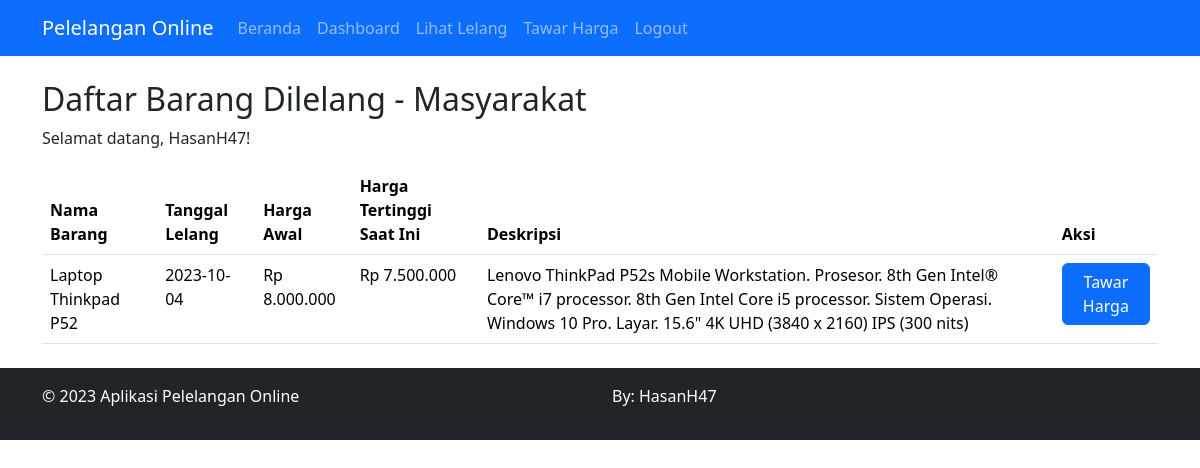
Page /pages/masyarakat/view_auctions.php (signed in) on the committed database.
### tables this page shows
CREATE TABLE `tb_barang` (
  `id_barang` int NOT NULL,
  `gambar` varchar(255) NOT NULL,
  `nama_barang` varchar(25) NOT NULL,
  `tgl` date NOT NULL,
  `harga_awal` int NOT NULL,
  `deskripsi_barang` text NOT NULL
);

### pages/masyarakat/view_auctions.php (the view, shortened to what this page needs)
<?php
require_once '../../config/database.php';
    $sql = "SELECT b.id_barang, b.nama_barang, b.tgl, b.harga_awal, b.deskripsi_barang,
        IFNULL(MAX(h.penawaran_harga), b.harga_awal) AS harga_tertinggi
        FROM tb_barang b
        LEFT JOIN history_lelang h ON b.id_barang = h.id_barang
        LEFT JOIN tb_lelang l ON b.id_barang = l.id_barang AND l.status = 'dibuka'
        GROUP BY b.id_barang, b.nama_barang, b.tgl, b.harga_awal, b.deskripsi_barang
        ORDER BY b.tgl ASC";
$result = $mysqli->query($sql);
$barangs = array();
if ($result->num_rows > 0) {
    while ($row = $result->fetch_assoc()) {
        $barangs[] = $row;
    }
}
?>
<!DOCTYPE html>
<html lang="en">
<head>
    <link rel="stylesheet" href="../../assets/css/bootstrap.min.css">
    <link rel="stylesheet" href="../../assets/css/style.css">
</head>
<body>
    <?php include '../../includes/navbar.php'; ?>
    <div class="container mt-4">
        <h2>Daftar Barang Dilelang - Masyarakat</h2>
        <p>Selamat datang, <?php echo $_SESSION['username']; ?>!</p>
        <table class="table">
            <thead>
                <tr>
                    <th>Nama Barang</th>
                    <th>Tanggal Lelang</th>
                    <th>Harga Awal</th>
                    <th>Harga Tertinggi Saat Ini</th>
                    <th>Deskripsi</th>
                    <th>Aksi</th>
                </tr>
            </thead>
            <tbody>
                <?php foreach ($barangs as $barang) : ?>
                    <tr>
                        <td><?php echo $barang['nama_barang']; ?></td>
                        <td><?php echo $barang['tgl']; ?></td>
                        <td>Rp <?php echo number_format($barang['harga_awal'], 0, ",", "."); ?></td>
                        <td>Rp <?php echo number_format($barang['harga_tertinggi'], 0, ",", "."); ?></td>
                        <td><?php echo $barang['deskripsi_barang']; ?></td>
                        <td><a href="place_bid.php?id=<?php echo $barang['id_barang']; ?>" class="btn btn-primary">Tawar Harga</a></td>
                    </tr>
                <?php endforeach; ?>
            </tbody>
        </table>
    </div>
    <?php include '../../includes/footer.php'; ?>

### rows in the picture
tb_barang: nama_barang "Laptop Thinkpad P52", tgl "2023-10-04", harga_awal "8.000.000", harga_tertinggi "7.500.000", deskripsi_barang "Lenovo ThinkPad P52s Mobile Workstation. Prosesor. 8th Gen Intel® Core™ i7 processor. 8th Gen Intel Core i5 processor. Sistem Operasi. Windows 10 Pro. Layar. 15.6\" 4K UHD (3840 x 2160) IPS (300 nits)"

### other values in the picture
$_SESSION['username'] "HasanH47"
